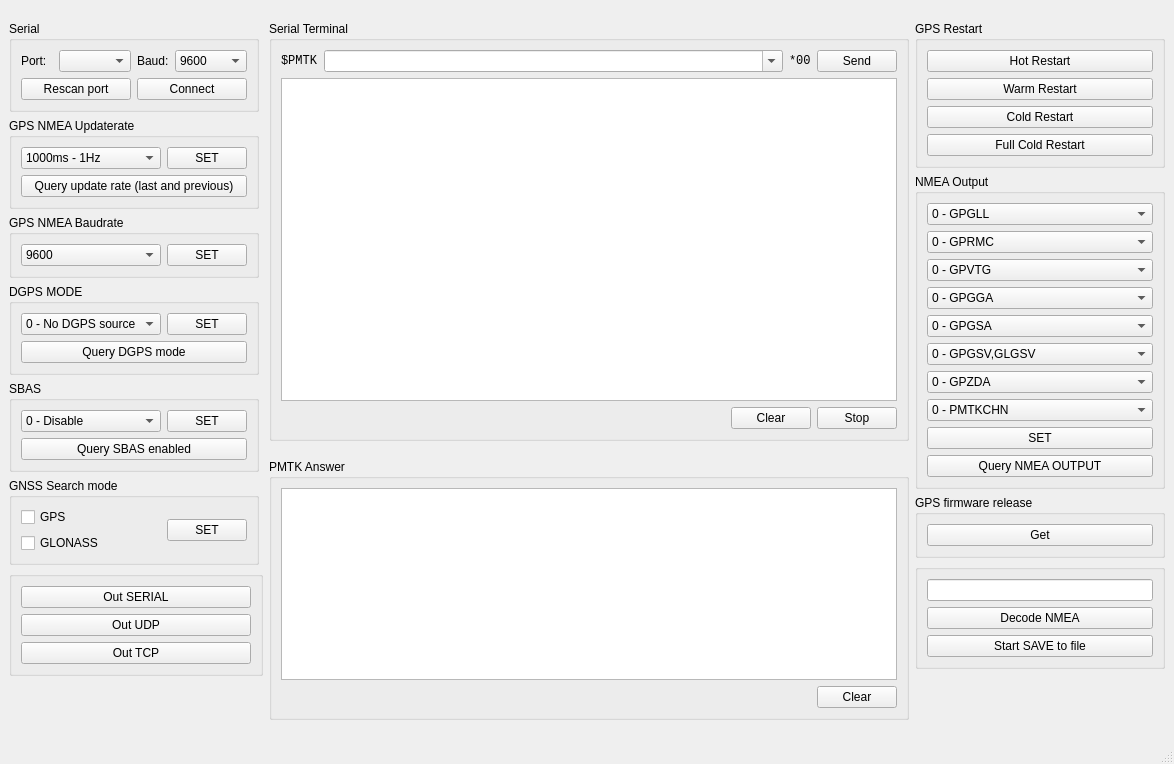
<?xml version="1.0" encoding="UTF-8"?>
<ui version="4.0">
 <class>MainWindow</class>
 <widget class="QMainWindow" name="MainWindow">
  <property name="geometry">
   <rect>
    <x>0</x>
    <y>0</y>
    <width>1174</width>
    <height>764</height>
   </rect>
  </property>
  <property name="sizePolicy">
   <sizepolicy hsizetype="Fixed" vsizetype="Fixed">
    <horstretch>0</horstretch>
    <verstretch>0</verstretch>
   </sizepolicy>
  </property>
  <property name="windowTitle">
   <string>GPS resender</string>
  </property>
  <widget class="QWidget" name="centralwidget">
   <layout class="QGridLayout" name="gridLayout_7">
    <item row="0" column="0" rowspan="2">
     <layout class="QVBoxLayout" name="verticalLayout_3">
      <item>
       <widget class="QGroupBox" name="groupBox">
        <property name="sizePolicy">
         <sizepolicy hsizetype="Fixed" vsizetype="Minimum">
          <horstretch>0</horstretch>
          <verstretch>0</verstretch>
         </sizepolicy>
        </property>
        <property name="minimumSize">
         <size>
          <width>250</width>
          <height>0</height>
         </size>
        </property>
        <property name="title">
         <string>Serial </string>
        </property>
        <layout class="QGridLayout" name="gridLayout">
         <item row="0" column="0">
          <widget class="QLabel" name="label">
           <property name="sizePolicy">
            <sizepolicy hsizetype="Minimum" vsizetype="Preferred">
             <horstretch>0</horstretch>
             <verstretch>0</verstretch>
            </sizepolicy>
           </property>
           <property name="text">
            <string>Port:</string>
           </property>
          </widget>
         </item>
         <item row="0" column="1">
          <widget class="QComboBox" name="cb_serial_port"/>
         </item>
         <item row="0" column="2">
          <widget class="QLabel" name="label_2">
           <property name="text">
            <string>Baud:</string>
           </property>
          </widget>
         </item>
         <item row="0" column="3">
          <widget class="QComboBox" name="cb_serial_baud">
           <item>
            <property name="text">
             <string>9600</string>
            </property>
           </item>
           <item>
            <property name="text">
             <string>14400</string>
            </property>
           </item>
           <item>
            <property name="text">
             <string>19200</string>
            </property>
           </item>
           <item>
            <property name="text">
             <string>38400</string>
            </property>
           </item>
           <item>
            <property name="text">
             <string>57600</string>
            </property>
           </item>
           <item>
            <property name="text">
             <string>115200</string>
            </property>
           </item>
          </widget>
         </item>
         <item row="1" column="2" colspan="2">
          <widget class="QPushButton" name="pb_serial_connect">
           <property name="text">
            <string>Connect</string>
           </property>
           <property name="checkable">
            <bool>true</bool>
           </property>
          </widget>
         </item>
         <item row="1" column="0" colspan="2">
          <widget class="QPushButton" name="pb_reascan">
           <property name="sizePolicy">
            <sizepolicy hsizetype="Expanding" vsizetype="Fixed">
             <horstretch>0</horstretch>
             <verstretch>0</verstretch>
            </sizepolicy>
           </property>
           <property name="text">
            <string>Rescan port</string>
           </property>
          </widget>
         </item>
        </layout>
       </widget>
      </item>
      <item>
       <widget class="QGroupBox" name="groupBox_4">
        <property name="sizePolicy">
         <sizepolicy hsizetype="Fixed" vsizetype="Minimum">
          <horstretch>0</horstretch>
          <verstretch>0</verstretch>
         </sizepolicy>
        </property>
        <property name="minimumSize">
         <size>
          <width>250</width>
          <height>0</height>
         </size>
        </property>
        <property name="title">
         <string>GPS NMEA Updaterate</string>
        </property>
        <layout class="QGridLayout" name="gridLayout_3">
         <item row="0" column="1">
          <widget class="QPushButton" name="pb_set_freq">
           <property name="sizePolicy">
            <sizepolicy hsizetype="Minimum" vsizetype="Fixed">
             <horstretch>0</horstretch>
             <verstretch>0</verstretch>
            </sizepolicy>
           </property>
           <property name="text">
            <string>SET</string>
           </property>
          </widget>
         </item>
         <item row="0" column="0">
          <widget class="QComboBox" name="cb_freq">
           <property name="sizePolicy">
            <sizepolicy hsizetype="Expanding" vsizetype="Fixed">
             <horstretch>0</horstretch>
             <verstretch>0</verstretch>
            </sizepolicy>
           </property>
           <item>
            <property name="text">
             <string>1000ms - 1Hz</string>
            </property>
           </item>
           <item>
            <property name="text">
             <string>500ms - 2Hz</string>
            </property>
           </item>
           <item>
            <property name="text">
             <string>200ms - 5Hz</string>
            </property>
           </item>
           <item>
            <property name="text">
             <string>100ms - 10Hz</string>
            </property>
           </item>
          </widget>
         </item>
         <item row="1" column="0" colspan="2">
          <widget class="QPushButton" name="pb_api_q_fix_ctl">
           <property name="text">
            <string>Query update rate (last and previous)</string>
           </property>
          </widget>
         </item>
        </layout>
       </widget>
      </item>
      <item>
       <widget class="QGroupBox" name="groupBox_5">
        <property name="sizePolicy">
         <sizepolicy hsizetype="Fixed" vsizetype="Minimum">
          <horstretch>0</horstretch>
          <verstretch>0</verstretch>
         </sizepolicy>
        </property>
        <property name="minimumSize">
         <size>
          <width>250</width>
          <height>0</height>
         </size>
        </property>
        <property name="title">
         <string>GPS NMEA Baudrate</string>
        </property>
        <layout class="QGridLayout" name="gridLayout_6">
         <item row="0" column="0">
          <widget class="QComboBox" name="cb_gps_baud">
           <property name="sizePolicy">
            <sizepolicy hsizetype="Expanding" vsizetype="Fixed">
             <horstretch>0</horstretch>
             <verstretch>0</verstretch>
            </sizepolicy>
           </property>
           <item>
            <property name="text">
             <string>9600</string>
            </property>
           </item>
           <item>
            <property name="text">
             <string>14400</string>
            </property>
           </item>
           <item>
            <property name="text">
             <string>19200</string>
            </property>
           </item>
           <item>
            <property name="text">
             <string>38400</string>
            </property>
           </item>
           <item>
            <property name="text">
             <string>57600</string>
            </property>
           </item>
           <item>
            <property name="text">
             <string>115200</string>
            </property>
           </item>
          </widget>
         </item>
         <item row="0" column="1">
          <widget class="QPushButton" name="pb_set_gps_baud">
           <property name="sizePolicy">
            <sizepolicy hsizetype="Minimum" vsizetype="Fixed">
             <horstretch>0</horstretch>
             <verstretch>0</verstretch>
            </sizepolicy>
           </property>
           <property name="text">
            <string>SET</string>
           </property>
          </widget>
         </item>
        </layout>
       </widget>
      </item>
      <item>
       <widget class="QGroupBox" name="groupBox_6">
        <property name="sizePolicy">
         <sizepolicy hsizetype="Fixed" vsizetype="Minimum">
          <horstretch>0</horstretch>
          <verstretch>0</verstretch>
         </sizepolicy>
        </property>
        <property name="minimumSize">
         <size>
          <width>250</width>
          <height>0</height>
         </size>
        </property>
        <property name="title">
         <string>DGPS MODE</string>
        </property>
        <layout class="QGridLayout" name="gridLayout_4">
         <item row="0" column="1">
          <widget class="QPushButton" name="pb_set_dgps">
           <property name="sizePolicy">
            <sizepolicy hsizetype="Minimum" vsizetype="Fixed">
             <horstretch>0</horstretch>
             <verstretch>0</verstretch>
            </sizepolicy>
           </property>
           <property name="text">
            <string>SET</string>
           </property>
          </widget>
         </item>
         <item row="1" column="0" colspan="2">
          <widget class="QPushButton" name="pb_api_q_dgps_mode">
           <property name="text">
            <string>Query DGPS mode</string>
           </property>
          </widget>
         </item>
         <item row="0" column="0">
          <widget class="QComboBox" name="cb_dgps">
           <property name="sizePolicy">
            <sizepolicy hsizetype="Expanding" vsizetype="Fixed">
             <horstretch>0</horstretch>
             <verstretch>0</verstretch>
            </sizepolicy>
           </property>
           <item>
            <property name="text">
             <string>0 - No DGPS source</string>
            </property>
           </item>
           <item>
            <property name="text">
             <string>1 - RTCM</string>
            </property>
           </item>
           <item>
            <property name="text">
             <string>2 - WASS</string>
            </property>
           </item>
          </widget>
         </item>
        </layout>
       </widget>
      </item>
      <item>
       <widget class="QGroupBox" name="groupBox_7">
        <property name="sizePolicy">
         <sizepolicy hsizetype="Fixed" vsizetype="Minimum">
          <horstretch>0</horstretch>
          <verstretch>0</verstretch>
         </sizepolicy>
        </property>
        <property name="minimumSize">
         <size>
          <width>250</width>
          <height>0</height>
         </size>
        </property>
        <property name="title">
         <string>SBAS</string>
        </property>
        <layout class="QGridLayout" name="gridLayout_5">
         <item row="0" column="1">
          <widget class="QPushButton" name="pb_set_sbas">
           <property name="sizePolicy">
            <sizepolicy hsizetype="Minimum" vsizetype="Fixed">
             <horstretch>0</horstretch>
             <verstretch>0</verstretch>
            </sizepolicy>
           </property>
           <property name="text">
            <string>SET</string>
           </property>
          </widget>
         </item>
         <item row="1" column="0" colspan="2">
          <widget class="QPushButton" name="pb_api_q_sbas_en">
           <property name="text">
            <string>Query SBAS enabled</string>
           </property>
          </widget>
         </item>
         <item row="0" column="0">
          <widget class="QComboBox" name="cb_sbas">
           <property name="sizePolicy">
            <sizepolicy hsizetype="Expanding" vsizetype="Fixed">
             <horstretch>0</horstretch>
             <verstretch>0</verstretch>
            </sizepolicy>
           </property>
           <item>
            <property name="text">
             <string>0 - Disable</string>
            </property>
           </item>
           <item>
            <property name="text">
             <string>1 - Enable</string>
            </property>
           </item>
          </widget>
         </item>
        </layout>
       </widget>
      </item>
      <item>
       <widget class="QGroupBox" name="groupBox_11">
        <property name="sizePolicy">
         <sizepolicy hsizetype="Fixed" vsizetype="Preferred">
          <horstretch>0</horstretch>
          <verstretch>0</verstretch>
         </sizepolicy>
        </property>
        <property name="minimumSize">
         <size>
          <width>250</width>
          <height>0</height>
         </size>
        </property>
        <property name="title">
         <string>GNSS Search mode</string>
        </property>
        <layout class="QGridLayout" name="gridLayout_12">
         <item row="0" column="0">
          <widget class="QCheckBox" name="cb_GPS_search">
           <property name="sizePolicy">
            <sizepolicy hsizetype="Expanding" vsizetype="Fixed">
             <horstretch>0</horstretch>
             <verstretch>0</verstretch>
            </sizepolicy>
           </property>
           <property name="text">
            <string>GPS</string>
           </property>
          </widget>
         </item>
         <item row="1" column="0">
          <widget class="QCheckBox" name="cb_glonass_search">
           <property name="sizePolicy">
            <sizepolicy hsizetype="Expanding" vsizetype="Fixed">
             <horstretch>0</horstretch>
             <verstretch>0</verstretch>
            </sizepolicy>
           </property>
           <property name="text">
            <string>GLONASS</string>
           </property>
          </widget>
         </item>
         <item row="0" column="1" rowspan="2">
          <widget class="QPushButton" name="pb_GNS_mode">
           <property name="text">
            <string>SET</string>
           </property>
          </widget>
         </item>
        </layout>
       </widget>
      </item>
      <item>
       <widget class="QGroupBox" name="groupBox_13">
        <property name="title">
         <string/>
        </property>
        <layout class="QVBoxLayout" name="verticalLayout">
         <item>
          <widget class="QPushButton" name="bp_out_serial">
           <property name="text">
            <string>Out SERIAL</string>
           </property>
          </widget>
         </item>
         <item>
          <widget class="QPushButton" name="pb_out_udp">
           <property name="text">
            <string>Out UDP</string>
           </property>
          </widget>
         </item>
         <item>
          <widget class="QPushButton" name="pb_out_tcp">
           <property name="text">
            <string>Out TCP</string>
           </property>
          </widget>
         </item>
        </layout>
       </widget>
      </item>
      <item>
       <spacer name="verticalSpacer">
        <property name="orientation">
         <enum>Qt::Vertical</enum>
        </property>
        <property name="sizeHint" stdset="0">
         <size>
          <width>20</width>
          <height>40</height>
         </size>
        </property>
       </spacer>
      </item>
     </layout>
    </item>
    <item row="0" column="2">
     <widget class="QGroupBox" name="groupBox_2">
      <property name="sizePolicy">
       <sizepolicy hsizetype="Fixed" vsizetype="Fixed">
        <horstretch>0</horstretch>
        <verstretch>0</verstretch>
       </sizepolicy>
      </property>
      <property name="minimumSize">
       <size>
        <width>640</width>
        <height>420</height>
       </size>
      </property>
      <property name="title">
       <string>Serial Terminal</string>
      </property>
      <layout class="QGridLayout" name="gridLayout_2">
       <item row="1" column="0">
        <widget class="QPlainTextEdit" name="pte_term">
         <property name="font">
          <font>
           <family>Consolas</family>
          </font>
         </property>
         <property name="lineWidth">
          <number>1</number>
         </property>
         <property name="lineWrapMode">
          <enum>QPlainTextEdit::NoWrap</enum>
         </property>
         <property name="readOnly">
          <bool>true</bool>
         </property>
         <property name="maximumBlockCount">
          <number>20</number>
         </property>
        </widget>
       </item>
       <item row="2" column="0">
        <layout class="QHBoxLayout" name="horizontalLayout">
         <item>
          <spacer name="horizontalSpacer">
           <property name="orientation">
            <enum>Qt::Horizontal</enum>
           </property>
           <property name="sizeHint" stdset="0">
            <size>
             <width>128</width>
             <height>20</height>
            </size>
           </property>
          </spacer>
         </item>
         <item>
          <widget class="QPushButton" name="pb_term_clear">
           <property name="text">
            <string>Clear</string>
           </property>
          </widget>
         </item>
         <item>
          <widget class="QPushButton" name="pb_term_Stop">
           <property name="text">
            <string>Stop</string>
           </property>
           <property name="checkable">
            <bool>true</bool>
           </property>
          </widget>
         </item>
        </layout>
       </item>
       <item row="0" column="0">
        <layout class="QHBoxLayout" name="horizontalLayout_2">
         <item>
          <widget class="QLabel" name="l_term_pmtk">
           <property name="font">
            <font>
             <family>Consolas</family>
            </font>
           </property>
           <property name="text">
            <string>$PMTK</string>
           </property>
          </widget>
         </item>
         <item>
          <widget class="QComboBox" name="cb_send">
           <property name="sizePolicy">
            <sizepolicy hsizetype="MinimumExpanding" vsizetype="Fixed">
             <horstretch>0</horstretch>
             <verstretch>0</verstretch>
            </sizepolicy>
           </property>
           <property name="editable">
            <bool>true</bool>
           </property>
           <property name="maxVisibleItems">
            <number>15</number>
           </property>
           <property name="maxCount">
            <number>15</number>
           </property>
          </widget>
         </item>
         <item>
          <widget class="QLabel" name="l_term_crc">
           <property name="font">
            <font>
             <family>Consolas</family>
            </font>
           </property>
           <property name="text">
            <string>*00&lt;CR&gt;&lt;LF&gt;</string>
           </property>
          </widget>
         </item>
         <item>
          <widget class="QPushButton" name="pb_term_send">
           <property name="text">
            <string>Send</string>
           </property>
          </widget>
         </item>
        </layout>
       </item>
      </layout>
     </widget>
    </item>
    <item row="0" column="3" rowspan="2">
     <layout class="QVBoxLayout" name="verticalLayout_4">
      <item>
       <widget class="QGroupBox" name="groupBox_3">
        <property name="sizePolicy">
         <sizepolicy hsizetype="Fixed" vsizetype="Fixed">
          <horstretch>0</horstretch>
          <verstretch>0</verstretch>
         </sizepolicy>
        </property>
        <property name="minimumSize">
         <size>
          <width>250</width>
          <height>0</height>
         </size>
        </property>
        <property name="title">
         <string>GPS Restart</string>
        </property>
        <layout class="QGridLayout" name="gridLayout_9">
         <item row="0" column="0">
          <layout class="QGridLayout" name="gridLayout_8">
           <item row="0" column="0">
            <widget class="QPushButton" name="bp_restart_hot">
             <property name="text">
              <string>Hot Restart</string>
             </property>
            </widget>
           </item>
           <item row="1" column="0">
            <widget class="QPushButton" name="bp_restart_warm">
             <property name="text">
              <string>Warm Restart</string>
             </property>
            </widget>
           </item>
           <item row="2" column="0">
            <widget class="QPushButton" name="bp_restart_cold">
             <property name="text">
              <string>Cold Restart</string>
             </property>
            </widget>
           </item>
           <item row="3" column="0">
            <widget class="QPushButton" name="bp_restart_full">
             <property name="text">
              <string>Full Cold Restart</string>
             </property>
            </widget>
           </item>
          </layout>
         </item>
        </layout>
       </widget>
      </item>
      <item>
       <widget class="QGroupBox" name="groupBox_8">
        <property name="sizePolicy">
         <sizepolicy hsizetype="Fixed" vsizetype="Maximum">
          <horstretch>0</horstretch>
          <verstretch>0</verstretch>
         </sizepolicy>
        </property>
        <property name="minimumSize">
         <size>
          <width>250</width>
          <height>0</height>
         </size>
        </property>
        <property name="title">
         <string>NMEA Output</string>
        </property>
        <layout class="QVBoxLayout" name="verticalLayout_2">
         <item>
          <widget class="QComboBox" name="cb_out_gll">
           <item>
            <property name="text">
             <string>0 - GPGLL</string>
            </property>
           </item>
           <item>
            <property name="text">
             <string>1 - GPGLL</string>
            </property>
           </item>
           <item>
            <property name="text">
             <string>2 - GPGLL</string>
            </property>
           </item>
           <item>
            <property name="text">
             <string>3 - GPGLL</string>
            </property>
           </item>
           <item>
            <property name="text">
             <string>4 - GPGLL</string>
            </property>
           </item>
           <item>
            <property name="text">
             <string>5 - GPGLL</string>
            </property>
           </item>
          </widget>
         </item>
         <item>
          <widget class="QComboBox" name="cb_out_rmc">
           <item>
            <property name="text">
             <string>0 - GPRMC</string>
            </property>
           </item>
           <item>
            <property name="text">
             <string>1 - GPRMC</string>
            </property>
           </item>
           <item>
            <property name="text">
             <string>2 - GPRMC</string>
            </property>
           </item>
           <item>
            <property name="text">
             <string>3 - GPRMC</string>
            </property>
           </item>
           <item>
            <property name="text">
             <string>4 - GPRMC</string>
            </property>
           </item>
           <item>
            <property name="text">
             <string>5 - GPRMC</string>
            </property>
           </item>
          </widget>
         </item>
         <item>
          <widget class="QComboBox" name="cb_out_vtg">
           <item>
            <property name="text">
             <string>0 - GPVTG</string>
            </property>
           </item>
           <item>
            <property name="text">
             <string>1 - GPVTG</string>
            </property>
           </item>
           <item>
            <property name="text">
             <string>2 - GPVTG</string>
            </property>
           </item>
           <item>
            <property name="text">
             <string>3 - GPVTG</string>
            </property>
           </item>
           <item>
            <property name="text">
             <string>4 - GPVTG</string>
            </property>
           </item>
           <item>
            <property name="text">
             <string>5 - GPVTG</string>
            </property>
           </item>
          </widget>
         </item>
         <item>
          <widget class="QComboBox" name="cb_out_gga">
           <item>
            <property name="text">
             <string>0 - GPGGA</string>
            </property>
           </item>
           <item>
            <property name="text">
             <string>1 - GPGGA</string>
            </property>
           </item>
           <item>
            <property name="text">
             <string>2 - GPGGA</string>
            </property>
           </item>
           <item>
            <property name="text">
             <string>3 - GPGGA</string>
            </property>
           </item>
           <item>
            <property name="text">
             <string>4 - GPGGA</string>
            </property>
           </item>
           <item>
            <property name="text">
             <string>5 - GPGGA</string>
            </property>
           </item>
          </widget>
         </item>
         <item>
          <widget class="QComboBox" name="cb_out_gsa">
           <item>
            <property name="text">
             <string>0 - GPGSA</string>
            </property>
           </item>
           <item>
            <property name="text">
             <string>1 - GPGSA</string>
            </property>
           </item>
           <item>
            <property name="text">
             <string>2 - GPGSA</string>
            </property>
           </item>
           <item>
            <property name="text">
             <string>3 - GPGSA</string>
            </property>
           </item>
           <item>
            <property name="text">
             <string>4 - GPGSA</string>
            </property>
           </item>
           <item>
            <property name="text">
             <string>5 - GPGSA</string>
            </property>
           </item>
          </widget>
         </item>
         <item>
          <widget class="QComboBox" name="cb_out_gsv">
           <item>
            <property name="text">
             <string>0 - GPGSV,GLGSV</string>
            </property>
           </item>
           <item>
            <property name="text">
             <string>1 - GPGSV,GLGSV</string>
            </property>
           </item>
           <item>
            <property name="text">
             <string>2 - GPGSV,GLGSV</string>
            </property>
           </item>
           <item>
            <property name="text">
             <string>3 - GPGSV,GLGSV</string>
            </property>
           </item>
           <item>
            <property name="text">
             <string>4 - GPGSV,GLGSV</string>
            </property>
           </item>
           <item>
            <property name="text">
             <string>5 - GPGSV,GLGSV</string>
            </property>
           </item>
          </widget>
         </item>
         <item>
          <widget class="QComboBox" name="cb_out_zda">
           <item>
            <property name="text">
             <string>0 - GPZDA</string>
            </property>
           </item>
           <item>
            <property name="text">
             <string>1 - GPZDA</string>
            </property>
           </item>
           <item>
            <property name="text">
             <string>2 - GPZDA</string>
            </property>
           </item>
           <item>
            <property name="text">
             <string>3 - GPZDA</string>
            </property>
           </item>
           <item>
            <property name="text">
             <string>4 - GPZDA</string>
            </property>
           </item>
           <item>
            <property name="text">
             <string>5 - GPZDA</string>
            </property>
           </item>
          </widget>
         </item>
         <item>
          <widget class="QComboBox" name="cb_out_chn">
           <item>
            <property name="text">
             <string>0 - PMTKCHN</string>
            </property>
           </item>
           <item>
            <property name="text">
             <string>1 - PMTKCHN</string>
            </property>
           </item>
           <item>
            <property name="text">
             <string>2 - PMTKCHN</string>
            </property>
           </item>
           <item>
            <property name="text">
             <string>3 - PMTKCHN</string>
            </property>
           </item>
           <item>
            <property name="text">
             <string>4 - PMTKCHN</string>
            </property>
           </item>
           <item>
            <property name="text">
             <string>5 - PMTKCHN</string>
            </property>
           </item>
          </widget>
         </item>
         <item>
          <widget class="QPushButton" name="pb_out_set">
           <property name="text">
            <string>SET</string>
           </property>
          </widget>
         </item>
         <item>
          <widget class="QPushButton" name="pb_q_nmea_output">
           <property name="text">
            <string>Query NMEA OUTPUT</string>
           </property>
          </widget>
         </item>
        </layout>
       </widget>
      </item>
      <item>
       <widget class="QGroupBox" name="groupBox_10">
        <property name="sizePolicy">
         <sizepolicy hsizetype="Fixed" vsizetype="Preferred">
          <horstretch>0</horstretch>
          <verstretch>0</verstretch>
         </sizepolicy>
        </property>
        <property name="minimumSize">
         <size>
          <width>250</width>
          <height>0</height>
         </size>
        </property>
        <property name="title">
         <string>GPS firmware release</string>
        </property>
        <layout class="QGridLayout" name="gridLayout_11">
         <item row="0" column="0">
          <widget class="QPushButton" name="pb_firm">
           <property name="text">
            <string>Get</string>
           </property>
          </widget>
         </item>
        </layout>
       </widget>
      </item>
      <item>
       <widget class="QGroupBox" name="groupBox_12">
        <property name="sizePolicy">
         <sizepolicy hsizetype="Fixed" vsizetype="Preferred">
          <horstretch>0</horstretch>
          <verstretch>0</verstretch>
         </sizepolicy>
        </property>
        <property name="minimumSize">
         <size>
          <width>250</width>
          <height>0</height>
         </size>
        </property>
        <property name="title">
         <string/>
        </property>
        <layout class="QGridLayout" name="gridLayout_13">
         <item row="1" column="0">
          <widget class="QPushButton" name="pb_decode_nmea">
           <property name="text">
            <string>Decode NMEA</string>
           </property>
          </widget>
         </item>
         <item row="0" column="0">
          <widget class="QLineEdit" name="le_googleMaps">
           <property name="readOnly">
            <bool>true</bool>
           </property>
          </widget>
         </item>
         <item row="2" column="0">
          <widget class="QPushButton" name="pb_start_save_to_file">
           <property name="text">
            <string>Start SAVE to file</string>
           </property>
          </widget>
         </item>
        </layout>
       </widget>
      </item>
      <item>
       <spacer name="verticalSpacer_2">
        <property name="orientation">
         <enum>Qt::Vertical</enum>
        </property>
        <property name="sizeHint" stdset="0">
         <size>
          <width>20</width>
          <height>40</height>
         </size>
        </property>
       </spacer>
      </item>
     </layout>
    </item>
    <item row="1" column="2">
     <widget class="QGroupBox" name="groupBox_9">
      <property name="sizePolicy">
       <sizepolicy hsizetype="Fixed" vsizetype="Fixed">
        <horstretch>0</horstretch>
        <verstretch>0</verstretch>
       </sizepolicy>
      </property>
      <property name="minimumSize">
       <size>
        <width>640</width>
        <height>0</height>
       </size>
      </property>
      <property name="title">
       <string>PMTK Answer</string>
      </property>
      <layout class="QGridLayout" name="gridLayout_10">
       <item row="0" column="0">
        <widget class="QPlainTextEdit" name="pte_PMTK_answer">
         <property name="font">
          <font>
           <family>Consolas</family>
          </font>
         </property>
         <property name="lineWrapMode">
          <enum>QPlainTextEdit::NoWrap</enum>
         </property>
         <property name="readOnly">
          <bool>true</bool>
         </property>
         <property name="maximumBlockCount">
          <number>10</number>
         </property>
        </widget>
       </item>
       <item row="1" column="0">
        <layout class="QHBoxLayout" name="horizontalLayout_3">
         <item>
          <spacer name="horizontalSpacer_2">
           <property name="orientation">
            <enum>Qt::Horizontal</enum>
           </property>
           <property name="sizeHint" stdset="0">
            <size>
             <width>40</width>
             <height>20</height>
            </size>
           </property>
          </spacer>
         </item>
         <item>
          <widget class="QPushButton" name="pb__PMTK_answer_clear">
           <property name="text">
            <string>Clear</string>
           </property>
          </widget>
         </item>
        </layout>
       </item>
      </layout>
     </widget>
    </item>
   </layout>
  </widget>
  <widget class="QMenuBar" name="menubar">
   <property name="geometry">
    <rect>
     <x>0</x>
     <y>0</y>
     <width>1174</width>
     <height>21</height>
    </rect>
   </property>
  </widget>
  <widget class="QStatusBar" name="statusbar"/>
 </widget>
 <resources/>
 <connections/>
</ui>
